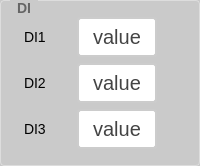
             <widget class="QGroupBox" name="gBox_DI">
              <property name="styleSheet">
               <string notr="true">QGroupBox {
    border: 1px solid #DDD;
    border-radius: 4px;
    font: bold 14px;
    color: #666;
    background-color:rgb(202, 202, 202);
    padding: 5px; 
}

QGroupBox::title {
    subcontrol-origin: margin;
    subcontrol-position: top left;
    left: 10px;
    padding: 0 5px;
}</string>
              </property>
              <property name="title">
               <string>DI</string>
              </property>
              <layout class="QGridLayout" name="gridLayout_7">
               <item row="0" column="0">
                <layout class="QVBoxLayout" name="verticalLayout_6">
                 <item>
                  <layout class="QHBoxLayout" name="horizontalLayout_15" stretch="3,3,1">
                   <item>
                    <widget class="QLabel" name="label_21">
                     <property name="styleSheet">
                      <string notr="true">/* 基础标签样式 */
QLabel {
    color: rgb(0, 0, 0);          /* 主文字色 */
    font-size: 14px;         /* 标准字号 */
    background: transparent; /* 透明背景 */
    padding: 2px 4px;        /* 基础内边距 */
}

/* 标题样式 */
QLabel.title {
    font-size: 16px;
    font-weight: 600;
    color: #333333;
    border-bottom: 1px solid #DDDDDD; /* 下划线装饰 */
    padding-bottom: 4px;
}

/* 副标题/次要文本 */
QLabel.subtitle {
    color: #666666;
    font-size: 13px;
    font-style: italic;
}

/* 强调文本 */
QLabel.emphasis {
    color: #333333;
    font-weight: 500;
    background-color: #F5F5F5;
    border-radius: 3px;
    padding: 4px 8px;
}

/* 状态标签（成功/警告/错误） */
QLabel[state=&quot;success&quot;] {
    color: #228B22;          /* 森林绿 */
    border-left: 3px solid #228B22;
    padding-left: 8px;
}

QLabel[state=&quot;warning&quot;] {
    color: #FF8C00;          /* 暗橙 */
    border-left: 3px solid #FF8C00;
    padding-left: 8px;
}

QLabel[state=&quot;error&quot;] {
    color: #B22222;          /* 砖红 */
    border-left: 3px solid #B22222;
    padding-left: 8px;
}

/* 数据展示标签 */
QLabel.data {
    color: #2F4F4F;          /* 深石板灰 */
    font-family: monospace;
    border: 1px solid #E0E0E0;
    background-color: #FFFFFF;
    padding: 6px 12px;
    border-radius: 4px;
}

/* 禁用状态 */
QLabel:disabled {
    color: #AAAAAA;
    background-color: transparent;
}

/* 链接样式（伪链接效果） */
QLabel.link {
    color: #4682B4;          /* 钢蓝 */
    text-decoration: underline;
    border-bottom: 1px dotted #4682B4;
}

/* 图标标签 */
QLabel.icon {
    qproperty-alignment: AlignCenter;
    border: 1px solid #E0E0E0;
    border-radius: 4px;
    background-color: #FFFFFF;
    padding: 12px;
}</string>
                     </property>
                     <property name="text">
                      <string>DI1</string>
                     </property>
                    </widget>
                   </item>
                   <item>
                    <widget class="QPushButton" name="btn_setDI1">
                     <property name="sizePolicy">
                      <sizepolicy hsizetype="Minimum" vsizetype="Minimum">
                       <horstretch>0</horstretch>
                       <verstretch>0</verstretch>
                      </sizepolicy>
                     </property>
                     <property name="styleSheet">
                      <string notr="true">QPushButton {
    padding: 6px 14px;
    border: 2px solid #CCC;
    border-radius: 4px;
    background-color: white;
    color: #444;
    font-size: 20px; 
}

QPushButton:hover {
    border-color: #999;
    background-color: #F5F5F5;
}

QPushButton:pressed {
    border-color: #777;
    background-color: #EEE;
}</string>
                     </property>
                     <property name="text">
                      <string>value</string>
                     </property>
                    </widget>
                   </item>
                   <item>
                    <widget class="QLabel" name="lb_DI1">
                     <property name="styleSheet">
                      <string notr="true">/* 基础标签样式 */
QLabel {
    color: rgb(0, 0, 0);          /* 主文字色 */
    font-size: 20px;         /* 标准字号 */
    background: transparent; /* 透明背景 */
    padding: 2px 4px;        /* 基础内边距 */
}

/* 标题样式 */
QLabel.title {
    font-size: 16px;
    font-weight: 600;
    color: #333333;
    border-bottom: 1px solid #DDDDDD; /* 下划线装饰 */
    padding-bottom: 4px;
}

/* 副标题/次要文本 */
QLabel.subtitle {
    color: #666666;
    font-size: 13px;
    font-style: italic;
}

/* 强调文本 */
QLabel.emphasis {
    color: #333333;
    font-weight: 500;
    background-color: #F5F5F5;
    border-radius: 3px;
    padding: 4px 8px;
}

/* 状态标签（成功/警告/错误） */
QLabel[state=&quot;success&quot;] {
    color: #228B22;          /* 森林绿 */
    border-left: 3px solid #228B22;
    padding-left: 8px;
}

QLabel[state=&quot;warning&quot;] {
    color: #FF8C00;          /* 暗橙 */
    border-left: 3px solid #FF8C00;
    padding-left: 8px;
}

QLabel[state=&quot;error&quot;] {
    color: #B22222;          /* 砖红 */
    border-left: 3px solid #B22222;
    padding-left: 8px;
}

/* 数据展示标签 */
QLabel.data {
    color: #2F4F4F;          /* 深石板灰 */
    font-family: monospace;
    border: 1px solid #E0E0E0;
    background-color: #FFFFFF;
    padding: 6px 12px;
    border-radius: 4px;
}

/* 禁用状态 */
QLabel:disabled {
    color: #AAAAAA;
    background-color: transparent;
}

/* 链接样式（伪链接效果） */
QLabel.link {
    color: #4682B4;          /* 钢蓝 */
    text-decoration: underline;
    border-bottom: 1px dotted #4682B4;
}

/* 图标标签 */
QLabel.icon {
    qproperty-alignment: AlignCenter;
    border: 1px solid #E0E0E0;
    border-radius: 4px;
    background-color: #FFFFFF;
    padding: 12px;
}</string>
                     </property>
                     <property name="text">
                      <string/>
                     </property>
                    </widget>
                   </item>
                  </layout>
                 </item>
                 <item>
                  <layout class="QHBoxLayout" name="horizontalLayout_41" stretch="3,3,1">
                   <item>
                    <widget class="QLabel" name="label_27">
                     <property name="styleSheet">
                      <string notr="true">/* 基础标签样式 */
QLabel {
    color: rgb(0, 0, 0);          /* 主文字色 */
    font-size: 14px;         /* 标准字号 */
    background: transparent; /* 透明背景 */
    padding: 2px 4px;        /* 基础内边距 */
}

/* 标题样式 */
QLabel.title {
    font-size: 16px;
    font-weight: 600;
    color: #333333;
    border-bottom: 1px solid #DDDDDD; /* 下划线装饰 */
    padding-bottom: 4px;
}

/* 副标题/次要文本 */
QLabel.subtitle {
    color: #666666;
    font-size: 13px;
    font-style: italic;
}

/* 强调文本 */
QLabel.emphasis {
    color: #333333;
    font-weight: 500;
    background-color: #F5F5F5;
    border-radius: 3px;
    padding: 4px 8px;
}

/* 状态标签（成功/警告/错误） */
QLabel[state=&quot;success&quot;] {
    color: #228B22;          /* 森林绿 */
    border-left: 3px solid #228B22;
    padding-left: 8px;
}

QLabel[state=&quot;warning&quot;] {
    color: #FF8C00;          /* 暗橙 */
    border-left: 3px solid #FF8C00;
    padding-left: 8px;
}

QLabel[state=&quot;error&quot;] {
    color: #B22222;          /* 砖红 */
    border-left: 3px solid #B22222;
    padding-left: 8px;
}

/* 数据展示标签 */
QLabel.data {
    color: #2F4F4F;          /* 深石板灰 */
    font-family: monospace;
    border: 1px solid #E0E0E0;
    background-color: #FFFFFF;
    padding: 6px 12px;
    border-radius: 4px;
}

/* 禁用状态 */
QLabel:disabled {
    color: #AAAAAA;
    background-color: transparent;
}

/* 链接样式（伪链接效果） */
QLabel.link {
    color: #4682B4;          /* 钢蓝 */
    text-decoration: underline;
    border-bottom: 1px dotted #4682B4;
}

/* 图标标签 */
QLabel.icon {
    qproperty-alignment: AlignCenter;
    border: 1px solid #E0E0E0;
    border-radius: 4px;
    background-color: #FFFFFF;
    padding: 12px;
}</string>
                     </property>
                     <property name="text">
                      <string>DI2</string>
                     </property>
                    </widget>
                   </item>
                   <item>
                    <widget class="QPushButton" name="btn_setDI2">
                     <property name="sizePolicy">
                      <sizepolicy hsizetype="Minimum" vsizetype="Minimum">
                       <horstretch>0</horstretch>
                       <verstretch>0</verstretch>
                      </sizepolicy>
                     </property>
                     <property name="styleSheet">
                      <string notr="true">QPushButton {
    padding: 6px 14px;
    border: 2px solid #CCC;
    border-radius: 4px;
    background-color: white;
    color: #444;
    font-size: 20px; 
}

QPushButton:hover {
    border-color: #999;
    background-color: #F5F5F5;
}

QPushButton:pressed {
    border-color: #777;
    background-color: #EEE;
}</string>
                     </property>
                     <property name="text">
                      <string>value</string>
                     </property>
                    </widget>
                   </item>
                   <item>
                    <widget class="QLabel" name="lb_DI2">
                     <property name="styleSheet">
                      <string notr="true">/* 基础标签样式 */
QLabel {
    color: rgb(0, 0, 0);          /* 主文字色 */
    font-size: 20px;         /* 标准字号 */
    background: transparent; /* 透明背景 */
    padding: 2px 4px;        /* 基础内边距 */
}

/* 标题样式 */
QLabel.title {
    font-size: 16px;
    font-weight: 600;
    color: #333333;
    border-bottom: 1px solid #DDDDDD; /* 下划线装饰 */
    padding-bottom: 4px;
}

/* 副标题/次要文本 */
QLabel.subtitle {
    color: #666666;
    font-size: 13px;
    font-style: italic;
}

/* 强调文本 */
QLabel.emphasis {
    color: #333333;
    font-weight: 500;
    background-color: #F5F5F5;
    border-radius: 3px;
    padding: 4px 8px;
}

/* 状态标签（成功/警告/错误） */
QLabel[state=&quot;success&quot;] {
    color: #228B22;          /* 森林绿 */
    border-left: 3px solid #228B22;
    padding-left: 8px;
}

QLabel[state=&quot;warning&quot;] {
    color: #FF8C00;          /* 暗橙 */
    border-left: 3px solid #FF8C00;
    padding-left: 8px;
}

QLabel[state=&quot;error&quot;] {
    color: #B22222;          /* 砖红 */
    border-left: 3px solid #B22222;
    padding-left: 8px;
}

/* 数据展示标签 */
QLabel.data {
    color: #2F4F4F;          /* 深石板灰 */
    font-family: monospace;
    border: 1px solid #E0E0E0;
    background-color: #FFFFFF;
    padding: 6px 12px;
    border-radius: 4px;
}

/* 禁用状态 */
QLabel:disabled {
    color: #AAAAAA;
    background-color: transparent;
}

/* 链接样式（伪链接效果） */
QLabel.link {
    color: #4682B4;          /* 钢蓝 */
    text-decoration: underline;
    border-bottom: 1px dotted #4682B4;
}

/* 图标标签 */
QLabel.icon {
    qproperty-alignment: AlignCenter;
    border: 1px solid #E0E0E0;
    border-radius: 4px;
    background-color: #FFFFFF;
    padding: 12px;
}</string>
                     </property>
                     <property name="text">
                      <string/>
                     </property>
                    </widget>
                   </item>
                  </layout>
                 </item>
                 <item>
                  <layout class="QHBoxLayout" name="horizontalLayout_35" stretch="3,3,1">
                   <item>
                    <widget class="QLabel" name="label_26">
                     <property name="styleSheet">
                      <string notr="true">/* 基础标签样式 */
QLabel {
    color: rgb(0, 0, 0);          /* 主文字色 */
    font-size: 14px;         /* 标准字号 */
    background: transparent; /* 透明背景 */
    padding: 2px 4px;        /* 基础内边距 */
}

/* 标题样式 */
QLabel.title {
    font-size: 16px;
    font-weight: 600;
    color: #333333;
    border-bottom: 1px solid #DDDDDD; /* 下划线装饰 */
    padding-bottom: 4px;
}

/* 副标题/次要文本 */
QLabel.subtitle {
    color: #666666;
    font-size: 13px;
    font-style: italic;
}

/* 强调文本 */
QLabel.emphasis {
    color: #333333;
    font-weight: 500;
    background-color: #F5F5F5;
    border-radius: 3px;
    padding: 4px 8px;
}

/* 状态标签（成功/警告/错误） */
QLabel[state=&quot;success&quot;] {
    color: #228B22;          /* 森林绿 */
    border-left: 3px solid #228B22;
    padding-left: 8px;
}

QLabel[state=&quot;warning&quot;] {
    color: #FF8C00;          /* 暗橙 */
    border-left: 3px solid #FF8C00;
    padding-left: 8px;
}

QLabel[state=&quot;error&quot;] {
    color: #B22222;          /* 砖红 */
    border-left: 3px solid #B22222;
    padding-left: 8px;
}

/* 数据展示标签 */
QLabel.data {
    color: #2F4F4F;          /* 深石板灰 */
    font-family: monospace;
    border: 1px solid #E0E0E0;
    background-color: #FFFFFF;
    padding: 6px 12px;
    border-radius: 4px;
}

/* 禁用状态 */
QLabel:disabled {
    color: #AAAAAA;
    background-color: transparent;
}

/* 链接样式（伪链接效果） */
QLabel.link {
    color: #4682B4;          /* 钢蓝 */
    text-decoration: underline;
    border-bottom: 1px dotted #4682B4;
}

/* 图标标签 */
QLabel.icon {
    qproperty-alignment: AlignCenter;
    border: 1px solid #E0E0E0;
    border-radius: 4px;
    background-color: #FFFFFF;
    padding: 12px;
}</string>
                     </property>
                     <property name="text">
                      <string>DI3</string>
                     </property>
                    </widget>
                   </item>
                   <item>
                    <widget class="QPushButton" name="btn_setDI3">
                     <property name="sizePolicy">
                      <sizepolicy hsizetype="Minimum" vsizetype="Minimum">
                       <horstretch>0</horstretch>
                       <verstretch>0</verstretch>
                      </sizepolicy>
                     </property>
                     <property name="styleSheet">
                      <string notr="true">QPushButton {
    padding: 6px 14px;
    border: 2px solid #CCC;
    border-radius: 4px;
    background-color: white;
    color: #444;
    font-size: 20px; 
}

QPushButton:hover {
    border-color: #999;
    background-color: #F5F5F5;
}

QPushButton:pressed {
    border-color: #777;
    background-color: #EEE;
}</string>
                     </property>
                     <property name="text">
                      <string>value</string>
                     </property>
                    </widget>
                   </item>
                   <item>
                    <widget class="QLabel" name="lb_jiting">
                     <property name="styleSheet">
                      <string notr="true">/* 基础标签样式 */
QLabel {
    color: rgb(0, 0, 0);          /* 主文字色 */
    font-size: 20px;         /* 标准字号 */
    background: transparent; /* 透明背景 */
    padding: 2px 4px;        /* 基础内边距 */
}

/* 标题样式 */
QLabel.title {
    font-size: 16px;
    font-weight: 600;
    color: #333333;
    border-bottom: 1px solid #DDDDDD; /* 下划线装饰 */
    padding-bottom: 4px;
}

/* 副标题/次要文本 */
QLabel.subtitle {
    color: #666666;
    font-size: 13px;
    font-style: italic;
}

/* 强调文本 */
QLabel.emphasis {
    color: #333333;
    font-weight: 500;
    background-color: #F5F5F5;
    border-radius: 3px;
    padding: 4px 8px;
}

/* 状态标签（成功/警告/错误） */
QLabel[state=&quot;success&quot;] {
    color: #228B22;          /* 森林绿 */
    border-left: 3px solid #228B22;
    padding-left: 8px;
}

QLabel[state=&quot;warning&quot;] {
    color: #FF8C00;          /* 暗橙 */
    border-left: 3px solid #FF8C00;
    padding-left: 8px;
}

QLabel[state=&quot;error&quot;] {
    color: #B22222;          /* 砖红 */
    border-left: 3px solid #B22222;
    padding-left: 8px;
}

/* 数据展示标签 */
QLabel.data {
    color: #2F4F4F;          /* 深石板灰 */
    font-family: monospace;
    border: 1px solid #E0E0E0;
    background-color: #FFFFFF;
    padding: 6px 12px;
    border-radius: 4px;
}

/* 禁用状态 */
QLabel:disabled {
    color: #AAAAAA;
    background-color: transparent;
}

/* 链接样式（伪链接效果） */
QLabel.link {
    color: #4682B4;          /* 钢蓝 */
    text-decoration: underline;
    border-bottom: 1px dotted #4682B4;
}

/* 图标标签 */
QLabel.icon {
    qproperty-alignment: AlignCenter;
    border: 1px solid #E0E0E0;
    border-radius: 4px;
    background-color: #FFFFFF;
    padding: 12px;
}</string>
                     </property>
                     <property name="text">
                      <string/>
                     </property>
                    </widget>
                   </item>
                  </layout>
                 </item>
                </layout>
               </item>
              </layout>
             </widget>
